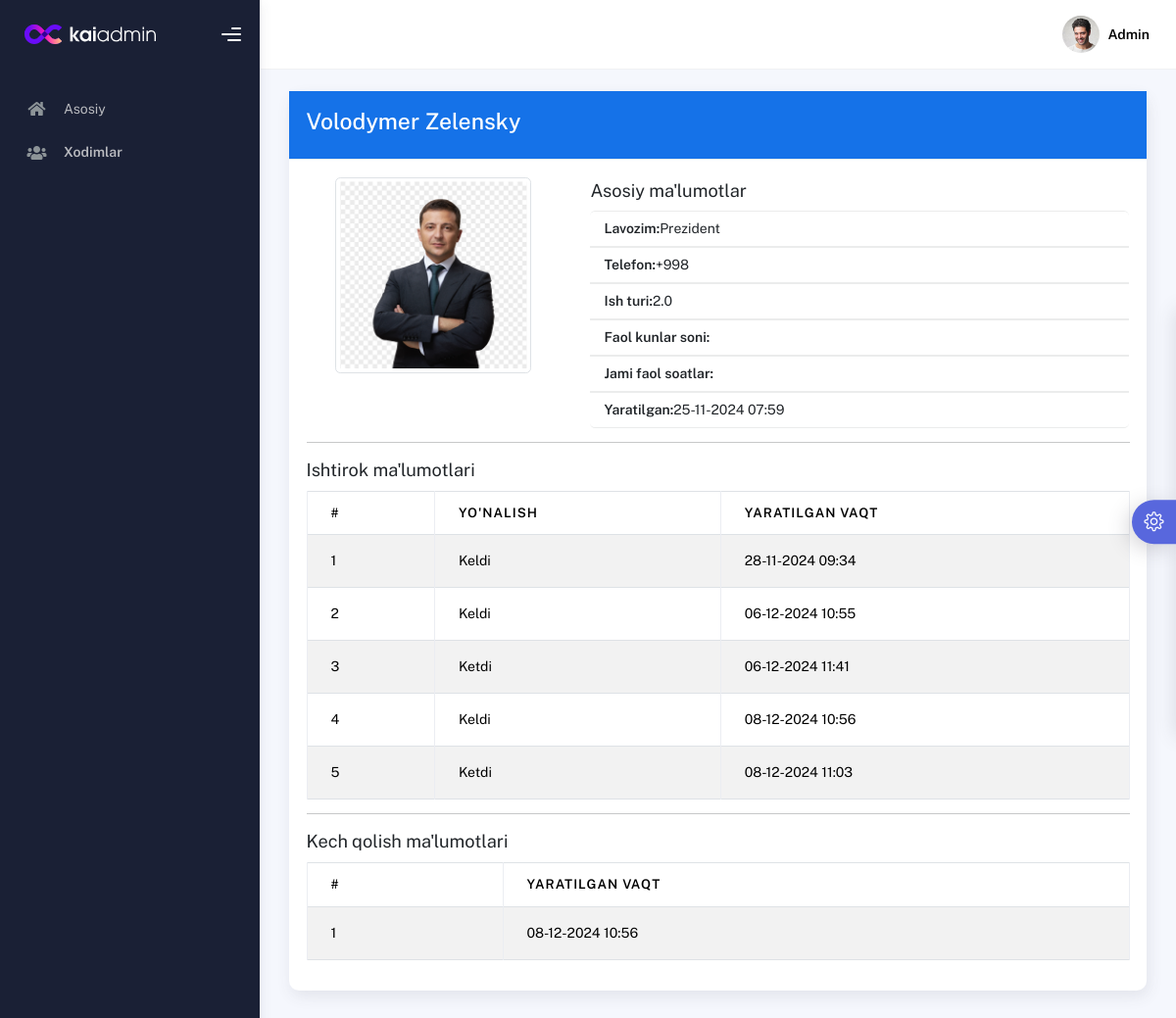
Page /user/4/ on the committed database.
### api/models.py (models this page shows, shortened)
class User(models.Model):
    name = models.CharField(max_length=50)
    last_name = models.CharField(max_length=50)
    image = models.ImageField(
        null=True,
        upload_to='images/',
        validators=[FileExtensionValidator(allowed_extensions=["png", "jpg"], message="Faqat png yoki jpg rasm yuklashingiz mumkin")]
    )
    position = models.ForeignKey(Position, on_delete=models.CASCADE)  # Lavozimi
    table_number = models.IntegerField(unique=True, null=True)  # Tabel raqami
    work_type = models.FloatField(null=True)  # Shtat birligi (stavka)
    created = models.DateTimeField(auto_now_add=True)
    class Meta:
        verbose_name = "Xodim"
        verbose_name_plural = "Xodimlar"

class Position(models.Model):
    name = models.CharField(max_length=64, unique=True, help_text="Lavozim")
    def __str__(self):
        return self.name
    class Meta:
        verbose_name = "Lavozim"
        verbose_name_plural = "Lavozimlar"

class Attendense(models.Model):
    direction = models.CharField(max_length=5, choices=AttendType.choices, default=AttendType.In)
    user = models.ForeignKey(User, on_delete=models.SET_NULL, null=True)
    created = models.DateTimeField(auto_now_add=True)
    class Meta:
        verbose_name = "Davomat"
        verbose_name_plural = "Davomatlar"

class Late(models.Model):
    user = models.ForeignKey(User, on_delete=models.SET_NULL, null=True)
    created = models.DateTimeField(auto_now_add=True)
    class Meta:
        verbose_name = "Kechikish"
        verbose_name_plural = "Kechikishlar"

### api/views.py (the view)
# urls.py: path('user/<int:id>/', UserDetail.as_view(), name='user_detail'),
class UserDetail(View):
    def get(self, request, id):
        user = get_object_or_404(User, id=id)
        attendense_records = Attendense.objects.filter(user=user)
        late_records = Late.objects.filter(user=user)
        context = {
            'user': user,
            'attendense_records': attendense_records,
            'late_records': late_records,
        }
        return render(request, 'user-detail.html', context)

### templates/user-detail.html (shortened to what this page needs)
{% extends "index.html" %}
{% block content %}
<div class="container">
    <div class="page-inner">
        <div class="">
            <div class="card">
                <div class="card-header bg-primary text-white">
                    <h3>{{ user.name }} {{ user.last_name }}</h3>
                </div>
                <div class="card-body">
                    <div class="row">
                        <div class="col-md-4 text-center">
                            <img src="{{ user.image.url }}" alt="{{ user.name }}" class="img-thumbnail" width="200">
                        </div>
                        <div class="col-md-8">
                            <h5>Asosiy ma'lumotlar</h5>
                            <ul class="list-group">
                                <li class="list-group-item"><strong>Lavozim: </strong> {{ user.position }}</li>
                                <li class="list-group-item"><strong>Telefon: </strong> +998{{ user.tel_number }}</li>
                                <li class="list-group-item"><strong>Ish turi: </strong> {{ user.work_type }}</li>
                                <li class="list-group-item"><strong>Faol kunlar soni: </strong> {{ user.active_day }}
                                </li>
                                <li class="list-group-item"><strong>Jami faol soatlar: </strong>
                                </li>
                                <li class="list-group-item"><strong>Yaratilgan: </strong>
                                    {{ user.created|date:"d-m-Y H:i" }}
                                </li>
                            </ul>
                        </div>
                    </div>
                    <hr>
                    <h5>Ishtirok ma'lumotlari</h5>
                    {% if attendense_records.exists %}
                    <table class="table table-bordered table-striped">
                        <thead>
                            <tr>
                                <th>#</th>
                                <th>Yo'nalish</th>
                                <th>Yaratilgan vaqt</th>
                            </tr>
                        </thead>
                        <tbody>
                            {% for record in attendense_records %}
                            <tr>
                                <td>{{ forloop.counter }}</td>
                                <td>{{ record.get_direction_display }}</td>
                                <td>{{ record.created|date:"d-m-Y H:i" }}</td>
                            </tr>
                            {% endfor %}
                        </tbody>
                    </table>
                    {% else %}
                    <p class="text-muted">Bu foydalanuvchi uchun ishtirok yozuvlari mavjud emas.</p>
                    {% endif %}
                    <hr>
                    <h5>Kech qolish ma'lumotlari</h5>
                    {% if late_records.exists %}
                    <table class="table table-bordered table-striped">
                        <thead>
                            <tr>
                                <th>#</th>
                                <th>Yaratilgan vaqt</th>
                            </tr>
                        </thead>
                        <tbody>
                            {% for record in late_records %}
                            <tr>
                                <td>{{ forloop.counter }}</td>
                                <td>{{ record.created|date:"d-m-Y H:i" }}</td>
                            </tr>
                            {% endfor %}
                        </tbody>
                    </table>
                    {% else %}
                    <p class="text-muted">Bu foydalanuvchi uchun kech qolish yozuvlari mavjud emas.</p>
                    {% endif %}
                </div>
            </div>
        </div>
    </div>
</div>
{% endblock %}

### templates/index.html (shortened to what this page needs)
{% load static %}
<!DOCTYPE html>
<html lang="en">
<head>
  <link rel="stylesheet" href="{% static 'css/bootstrap.min.css' %}" />
  <link rel="stylesheet" href="{% static 'css/plugins.min.css' %}" />
  <link rel="stylesheet" href="{% static 'css/kaiadmin.min.css' %}" />
  <link rel="stylesheet" href="{% static 'css/demo.css' %}" />
</head>
<body>
  <div class="wrapper">
    <div class="sidebar" data-background-color="dark">
      <div class="sidebar-logo">
        <div class="logo-header" data-background-color="dark">
          <a href="index.html" class="logo">
            <img src="{% static 'img/kaiadmin/logo_light.svg' %}" alt="navbar brand" class="navbar-brand" height="20" />
          </a>
          <div class="nav-toggle">
            <button class="btn btn-toggle toggle-sidebar">
              <i class="gg-menu-right"></i>
            </button>
          </div>
        </div>
      </div>
      <div class="sidebar-wrapper scrollbar scrollbar-inner">
        <div class="sidebar-content">
          <ul class="nav nav-secondary">
            <li class="nav-item">
              <a href="{% url 'home' %}" class="collapsed" aria-expanded="false">
                <i class="fas fa-home"></i>
                Asosiy
              </a>
            </li>
            <li class="nav-item">
              <a href="{% url 'users_list' %}" class="collapsed" aria-expanded="false">
                <i class="fas fa-users"></i>
                <p>Xodimlar</p>
              </a>
            </li>
          </ul>
        </div>
      </div>
    </div>
    <div class="main-panel">
      <div class="main-header">
        <nav class="navbar navbar-header navbar-header-transparent navbar-expand-lg border-bottom">
          <div class="container-fluid">
            <ul class="navbar-nav topbar-nav ms-md-auto align-items-center">
              <li class="nav-item topbar-user dropdown hidden-caret">
                <a class="dropdown-toggle profile-pic" data-bs-toggle="dropdown" href="#" aria-expanded="false">
                  <div class="avatar-sm">
                    <img src="{% static 'img/profile.jpg' %}" alt="..." class="avatar-img rounded-circle" />
                  </div>
                  <span class="profile-username">
                    <span class="fw-bold">Admin</span>
                  </span>
                </a>
              </li>
            </ul>
          </div>
        </nav>
      </div>
      {% block content %}
      {% endblock content %}
    </div>
    <div class="custom-template">
      <div class="custom-toggle">
        <i class="icon-settings"></i>
      </div>
    </div>
  </div>
</body>
</html>

### static/css/demo.css (style rules this page uses)
.custom-template { position: fixed; top: 50%; transform: translateY(-50%); right: -325px; width: 325px; height: max-content; display: block; z-index: 1; background: #ffffff; transition: all .3s; z-index: 1003; box-shadow: -1px 1px 20px rgba(69, 65, 78, 0.15); border-top-left-radius: 5px; border-bottom-left-radius: 5px; transition: all .5s; }
.custom-template .custom-toggle { position: absolute; width: 45px; height: 45px; background: #5867dd; top: 50%; left: -45px; transform: translateY(-50%); display: flex; align-items: center; justify-content: center; text-align: center; border-top-left-radius: 30px; border-bottom-left-radius: 30px; cursor: pointer; color: #ffffff; box-shadow: -5px 5px 20px rgba(69, 65, 78, 0.21); }
.custom-template .custom-toggle i { font-size: 20px; animation: 1.3s spin linear infinite; }

### rows in the picture
User: name "Volodymer", last_name "Zelensky", image (picture), position "Prezident", work_type "2.0", created "25-11-2024 07:59"
Attendense: direction "Keldi", created "28-11-2024 09:34"
Attendense: direction "Keldi", created "06-12-2024 10:55"
Attendense: direction "Ketdi", created "06-12-2024 11:41"
Attendense: direction "Keldi", created "08-12-2024 10:56"
Attendense: direction "Ketdi", created "08-12-2024 11:03"
Late: created "08-12-2024 10:56"
